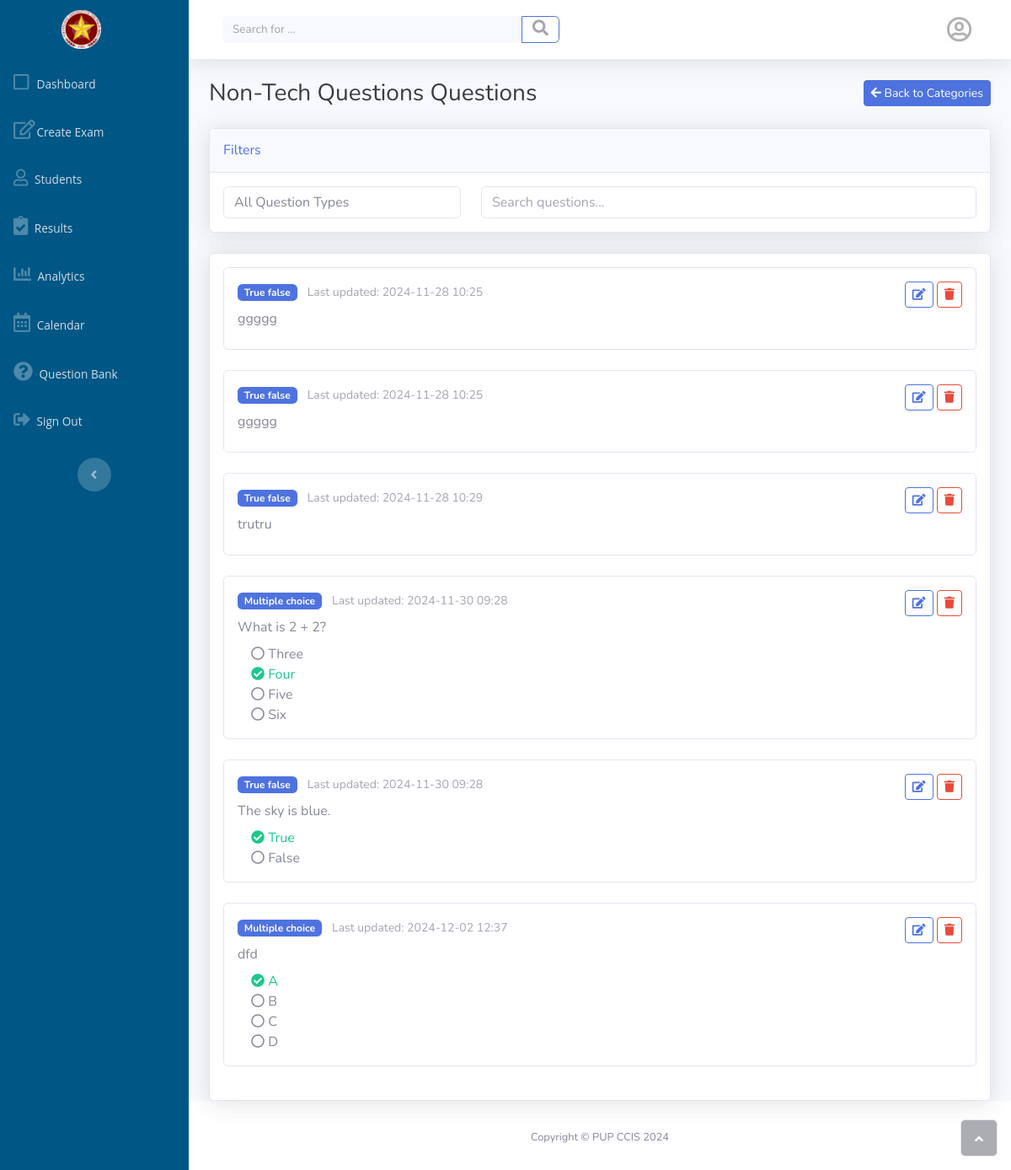
The app's page /admin/view_questions.php?category=Non-Tech+Questions with its own data.
### tables this page shows
CREATE TABLE `question_bank` (
  `question_id` int NOT NULL,
  `category` varchar(255) NOT NULL,
  `question_type` varchar(50) DEFAULT NULL,
  `question_text` text NOT NULL,
  `correct_answer` varchar(255) DEFAULT NULL,
  `created_at` timestamp NULL DEFAULT CURRENT_TIMESTAMP,
  `updated_at` timestamp NULL DEFAULT CURRENT_TIMESTAMP ON UPDATE CURRENT_TIMESTAMP
);

CREATE TABLE `question_bank_choices` (
  `choice_id` int NOT NULL,
  `question_id` int DEFAULT NULL,
  `choice_text` text NOT NULL,
  `is_correct` tinyint(1) DEFAULT '0'
);

### admin/view_questions.php (the view, shortened to what this page needs)
<?php
include('../config/config.php');
$category = $_GET['category'];
?>
<!DOCTYPE html>
<html lang="en" data-bs-theme="light">
<head>
    <link rel="stylesheet" href="assets/bootstrap/css/bootstrap.min.css">
    <link rel="stylesheet" href="assets/fonts/fontawesome-all.min.css">
    <link rel="stylesheet" href="assets/css/styles.min.css">
</head>
<body id="page-top">
    <div id="wrapper">
        <?php include 'sidebar.php'; ?>
        <div id="content-wrapper" class="d-flex flex-column">
            <div id="content">
                <?php include 'topbar.php'; ?>
                <div class="container-fluid">
                    <div class="d-flex justify-content-between align-items-center mb-4">
                        <h3 class="text-dark mb-0"><?php echo htmlspecialchars($category); ?> Questions</h3>
                        <a href="question_bank.php" class="btn btn-primary btn-sm">
                            <i class="fas fa-arrow-left"></i> Back to Categories
                        </a>
                    </div>
                    <div class="card shadow mb-4">
                        <div class="card-header py-3">
                            <h6 class="m-0 font-weight-bold text-primary">Filters</h6>
                        </div>
                        <div class="card-body">
                            <div class="row">
                                <div class="col-md-4">
                                    <select class="form-control" id="typeFilter">
                                        <option value="">All Question Types</option>
                                    </select>
                                </div>
                                <div class="col-md-8">
                                    <input type="text" class="form-control" id="searchInput" placeholder="Search questions...">
                                </div>
                            </div>
                        </div>
                    </div>
                    <div class="card shadow">
                        <div class="card-body">
                            <?php
                            $sql = "SELECT DISTINCT qb.*,
                                    qbp.programming_language, qbp.problem_description,
                                    qbp.input_format, qbp.output_format, qbp.constraints,
                                    qbp.solution_template
                                    FROM question_bank qb
                                    LEFT JOIN question_bank_programming qbp ON qb.question_id = qbp.question_id
                                    WHERE qb.category = ?
                                    ORDER BY qb.question_id";
                            $stmt = $conn->prepare($sql);
                            $stmt->bind_param("s", $category);
                            $stmt->execute();
                            $result = $stmt->get_result();
                            if ($result->num_rows > 0) {
                                while($row = $result->fetch_assoc()) {
                                    ?>
                                    <div class="question-card mb-4 p-3 border rounded question-item"
                                         data-type="<?php echo htmlspecialchars($row['question_type']); ?>">
                                        <div class="d-flex justify-content-between align-items-start">
                                            <div class="question-content">
                                                <div class="mb-2">
                                                    <span class="badge bg-primary">
                                                        <?php echo ucfirst(str_replace('_', ' ', $row['question_type'])); ?>
                                                    </span>
                                                    <small class="text-muted ms-2">
                                                        Last updated: <?php echo date('Y-m-d H:i', strtotime($row['updated_at'])); ?>
                                                    </small>
                                                </div>
                                                <p class="mb-2"><?php echo nl2br(htmlspecialchars($row['question_text'])); ?></p>
                                                <?php
                                                switch($row['question_type']) {
                                                    case 'multiple_choice':
                                                        $choicesSql = "SELECT choice_text, is_correct
                                                             FROM question_bank_choices
                                                             WHERE question_id = ?";
                                                        $choicesStmt = $conn->prepare($choicesSql);
                                                        $choicesStmt->bind_param("i", $row['question_id']);
                                                        $choicesStmt->execute();
                                                        $choicesResult = $choicesStmt->get_result();
                                                        ?>
                                                        <div class="options-list ms-3">
                                                            <?php
                                                            while($choice = $choicesResult->fetch_assoc()) {
                                                                echo '<div class="option ' . ($choice['is_correct'] ? 'text-success' : '') . '">';
                                                                echo ($choice['is_correct'] ? '<i class="fas fa-check-circle"></i> ' : '<i class="far fa-circle"></i> ');
                                                                echo htmlspecialchars($choice['choice_text']);
                                                                echo '</div>';
                                                            }
                                                            ?>
                                                        </div>
                                                        <?php
                                                        break;
                                                    case 'true_false':
                                                        $tfSql = "SELECT choice_text, is_correct
                                                             FROM question_bank_choices
                                                             WHERE question_id = ?";
                                                        $tfStmt = $conn->prepare($tfSql);
                                                        $tfStmt->bind_param("i", $row['question_id']);
                                                        $tfStmt->execute();
                                                        $tfResult = $tfStmt->get_result();
                                                        ?>
                                                        <div class="options-list ms-3">
                                                            <?php
                                                            while($choice = $tfResult->fetch_assoc()) {
                                                                echo '<div class="option ' . ($choice['is_correct'] ? 'text-success' : '') . '">';
                                                                echo ($choice['is_correct'] ? '<i class="fas fa-check-circle"></i> ' : '<i class="far fa-circle"></i> ');
                                                                echo htmlspecialchars($choice['choice_text']);
                                                                echo '</div>';
                                                            }
                                                            ?>
                                                        </div>
                                                        <?php
                                                        break;
                                                            ?>
                                                            <?php
                                                }
                                                ?>
                                            </div>
                                            <div class="question-actions">
                                                <button class="btn btn-sm btn-outline-primary edit-question"
                                                        data-question-id="<?php echo $row['question_id']; ?>">
                                                    <i class="fas fa-edit"></i>
                                                </button>
                                                <button class="btn btn-sm btn-outline-danger delete-question"
                                                        data-question-id="<?php echo $row['question_id']; ?>">
                                                    <i class="fas fa-trash"></i>
                                                </button>
                                            </div>
                                        </div>
                                    </div>
                                    <?php
                                }
                            } else {
                                echo '<div class="text-center py-5">';
                                echo '<p class="text-muted">No questions found in this category.</p>';
                                echo '</div>';
                            }
                            ?>
                        </div>
                    </div>
                </div>
            </div>
            <?php include 'footer.php'; ?>
        </div>
    </div>
</body>
</html>

### records on screen
question_bank: question_type "True false", updated_at "2024-11-28 10:25", question_text "ggggg"
question_bank: question_type "True false", updated_at "2024-11-28 10:25", question_text "ggggg"
question_bank: question_type "True false", updated_at "2024-11-28 10:29", question_text "trutru"
question_bank: question_type "Multiple choice", updated_at "2024-11-30 09:28", question_text "What is 2 + 2?"
question_bank_choices: is_correct 0 (drawn), choice_text "Three"
question_bank_choices: is_correct 1 (drawn), choice_text "Four"
question_bank_choices: is_correct 0 (drawn), choice_text "Five"
question_bank_choices: is_correct 0 (drawn), choice_text "Six"
question_bank: question_type "True false", updated_at "2024-11-30 09:28", question_text "The sky is blue."
question_bank_choices: is_correct 1 (drawn), choice_text "True"
question_bank_choices: is_correct 0 (drawn), choice_text "False"
question_bank: question_type "Multiple choice", updated_at "2024-12-02 12:37", question_text "dfd"
question_bank_choices: is_correct 1 (drawn), choice_text "A"
question_bank_choices: is_correct 0 (drawn), choice_text "B"
question_bank_choices: is_correct 0 (drawn), choice_text "C"
question_bank_choices: is_correct 0 (drawn), choice_text "D"

### other values on screen
$category "Non-Tech Questions"
